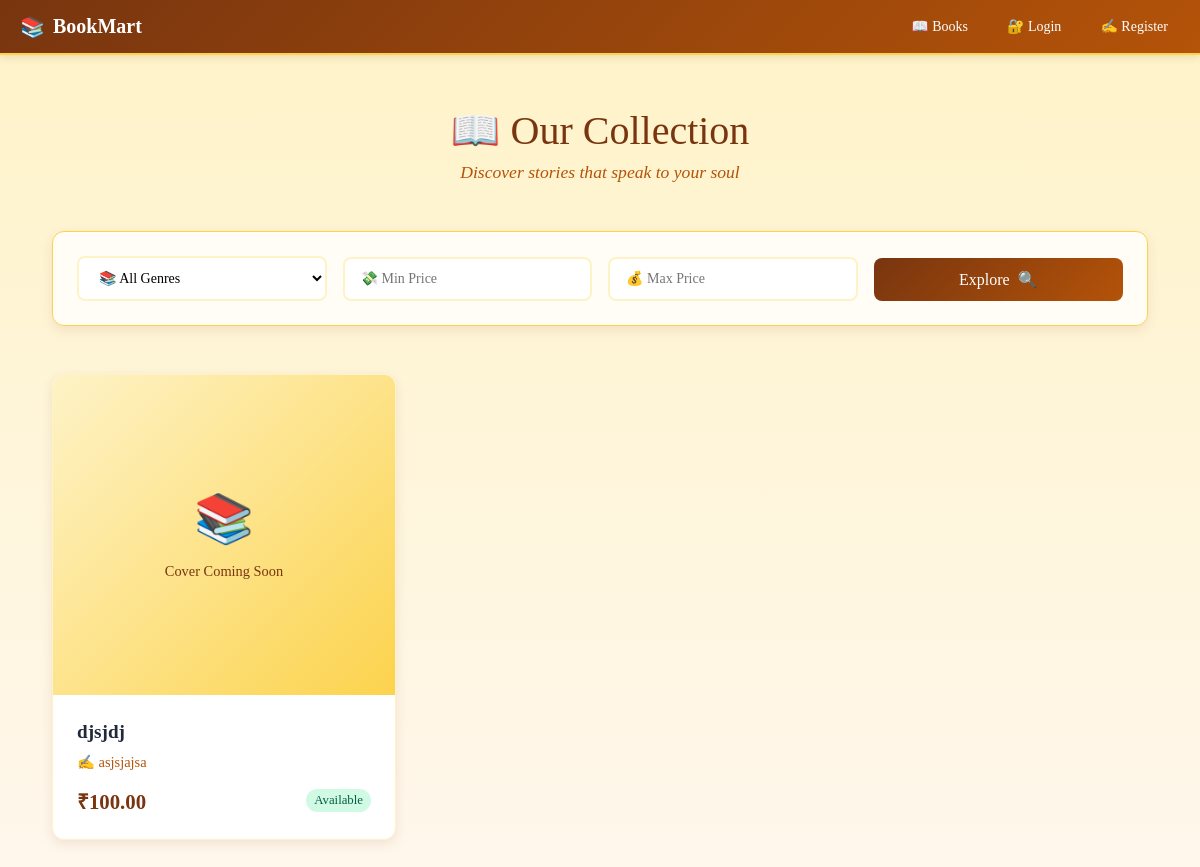
The page /books/ on the database its author committed.
### store/models.py (models this page shows, shortened)
class Book(models.Model):
    title = models.CharField(max_length=200)
    author = models.CharField(max_length=200)
    description = models.TextField(blank=True, null=True)
    price = models.DecimalField(max_digits=8, decimal_places=2)
    isbn = models.CharField(max_length=13, unique=True)
    category = models.ForeignKey(Category, on_delete=models.CASCADE, null=True, blank=True)
    image = models.ImageField(upload_to="book_images/", blank=True, null=True)

### store/views.py (the view, shortened to what this page needs)
# urls.py: path("books/", views.book_list, name="book_list"),
def book_list(request):
    books = Book.objects.all()
    categories = Category.objects.all()
    category_id = request.GET.get("category")
    if category_id:
        books = books.filter(category_id=category_id)
    min_price = request.GET.get("min_price")
    max_price = request.GET.get("max_price")
    return render(request, "store/book_list.html", {
        "books": books,
        "categories": categories
    })

### templates/store/book_list.html (shortened to what this page needs)
{% extends "store/base.html" %}
{% load static%}
{% block extra_css %}
  <link rel="stylesheet" href="{% static 'css/book_list/style.css' %}">
{% endblock %}
{% block content %}
<div class="library-container">
    <div class="library-header">
        <h1 class="library-title">📖 Our Collection</h1>
        <p class="library-subtitle">Discover stories that speak to your soul</p>
    </div>
    <div class="discovery-section">
        <form method="get" class="discovery-form">
            <div class="form-grid">
                <div class="form-group">
                    <select name="category" class="discovery-select">
                        <option value="">📚 All Genres</option>
                    </select>
                </div>
                <div class="form-group">
                    <input type="number" name="min_price" placeholder="💸 Min Price"
                           value="{{ request.GET.min_price }}" class="discovery-input">
                </div>
                <div class="form-group">
                    <input type="number" name="max_price" placeholder="💰 Max Price"
                           value="{{ request.GET.max_price }}" class="discovery-input">
                </div>
                <div class="form-group">
                    <button type="submit" class="discover-btn">
                        <span>Explore</span>
                        <span class="search-icon">🔍</span>
                    </button>
                </div>
            </div>
        </form>
    </div>
    <div class="book-gallery">
        {% if books %}
        <div class="books-grid">
            {% for book in books %}
            <div class="book-card">
                <div class="book-cover">
                    {% if book.image %}
                    <img src="{{ book.image.url }}"
                         class="book-image"
                         alt="{{ book.title }}">
                    {% else %}
                    <div class="book-placeholder">
                        <span class="placeholder-icon">📚</span>
                        <span class="placeholder-text">Cover Coming Soon</span>
                    </div>
                    {% endif %}
                </div>
                <div class="book-info">
                    <h3 class="book-title">{{ book.title }}</h3>
                    <p class="book-author">✍️ {{ book.author }}</p>
                    <div class="book-meta">
                        <span class="book-price">₹{{ book.price }}</span>
                        <span class="book-status">Available</span>
                    </div>
                </div>
            </div>
            {% endfor %}
        </div>
        {% else %}
        <div class="empty-library">
            <div class="empty-icon">📖</div>
            <h3>No Books Found</h3>
            <p>Try adjusting your search criteria or explore different genres</p>
        </div>
        {% endif %}
    </div>
</div>
{% endblock %}

### static/css/book_list/style.css (style rules this page uses)
.library-container { max-width: 1200px; margin: 0 auto; padding: 2rem; }
.library-header { text-align: center; margin-bottom: 3rem; }
.library-title { font-size: 2.5rem; color: #78350f; margin-bottom: 0.5rem; font-weight: normal; }
.library-subtitle { font-size: 1.1rem; color: #b45309; font-style: italic; }
.discovery-section { background: rgba(255, 255, 255, 0.8); border-radius: 12px; padding: 1.5rem; margin-bottom: 3rem; border: 1px solid #fcd34d; box-shadow: 0 4px 12px rgba(120, 53, 15, 0.1); }
.form-grid { display: grid; grid-template-columns: repeat(auto-fit, minmax(200px, 1fr)); gap: 1rem; align-items: end; }
.discovery-select, .discovery-input { width: 100%; padding: 12px 16px; border: 2px solid #fef3c7; border-radius: 8px; background: white; font-family: 'Georgia', serif; font-size: 14px; transition: all 0.3s ease; }
.discover-btn { width: 100%; background: linear-gradient(135deg, #78350f 0%, #b45309 100%); color: white; border: none; padding: 12px 20px; border-radius: 8px; font-family: 'Georgia', serif; font-size: 1rem; cursor: pointer; transition: all 0.3s ease; display: flex; align-items: center; justify-content: center; gap: 8px; }
.books-grid { display: grid; grid-template-columns: repeat(auto-fill, minmax(280px, 1fr)); gap: 2rem; }
.book-card { background: white; border-radius: 12px; overflow: hidden; box-shadow: 0 4px 12px rgba(120, 53, 15, 0.1); transition: all 0.3s ease; border: 1px solid #fef3c7; }
.book-cover { position: relative; height: 320px; overflow: hidden; }
.book-placeholder { height: 100%; display: flex; flex-direction: column; align-items: center; justify-content: center; background: linear-gradient(135deg, #fef3c7 0%, #fcd34d 100%); color: #78350f; }
.placeholder-icon { font-size: 3rem; margin-bottom: 1rem; }
.placeholder-text { font-size: 0.9rem; text-align: center; }
.book-info { padding: 1.5rem; }
.book-title { font-size: 1.2rem; color: #1f2937; margin-bottom: 0.5rem; line-height: 1.4; }
.book-author { color: #b45309; margin-bottom: 1rem; font-size: 0.9rem; }
.book-meta { display: flex; justify-content: space-between; align-items: center; }
.book-price { font-size: 1.3rem; color: #78350f; font-weight: bold; }
.book-status { font-size: 0.8rem; color: #065f46; background: #d1fae5; padding: 4px 8px; border-radius: 12px; }

### templates/store/base.html (style rules this page uses)
* { margin: 0; padding: 0; box-sizing: border-box; }
body { font-family: 'Georgia', 'Garamond', serif; background: linear-gradient(to bottom, #fef3c7 0%, #fff7ed 100%); color: #1f2937; }

### rows shown on the page
Book: image "Cover Coming Soon", title "djsjdj", author "asjsjajsa", price "100.00"
